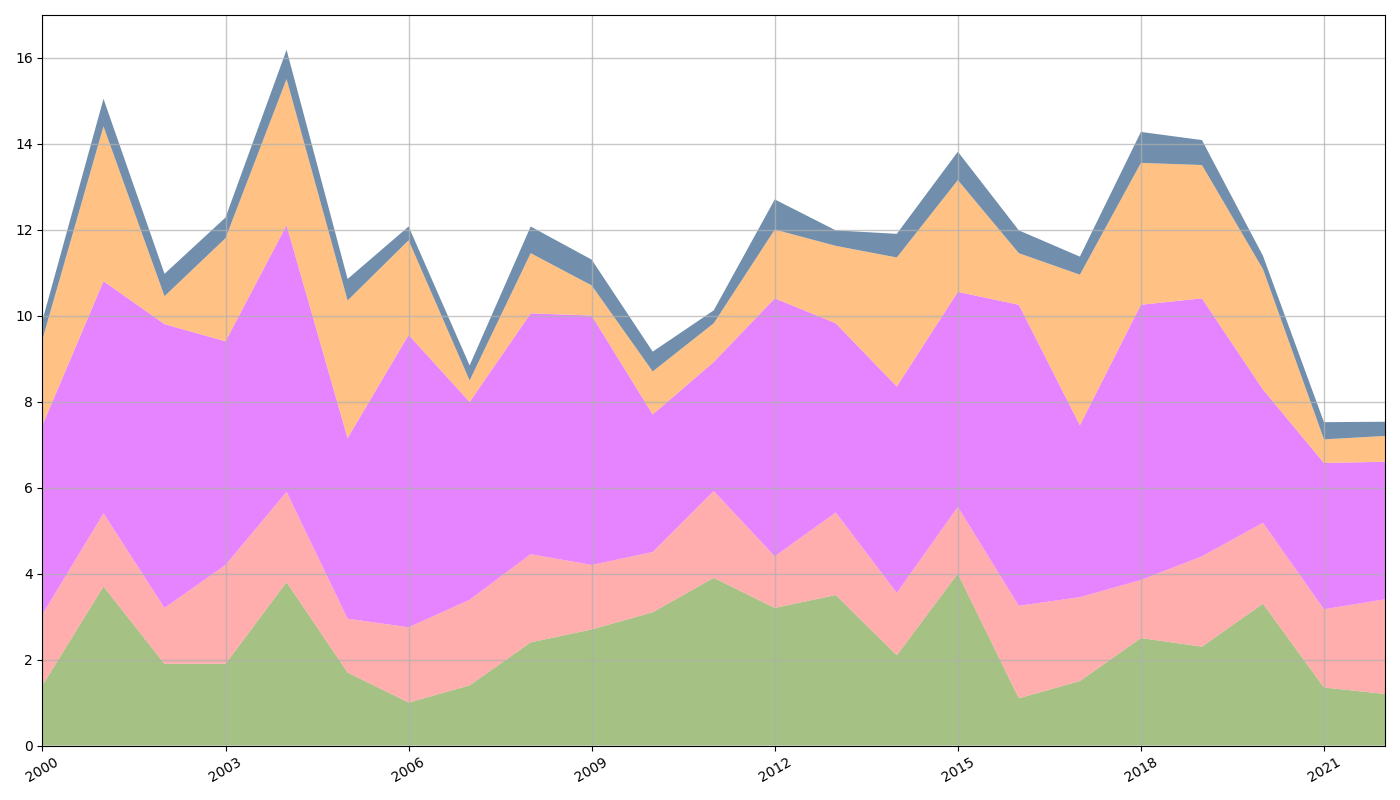

The Python source for this figure:
import matplotlib.pyplot as plt
import numpy as np

years = np.arange(2000, 2023)

elves = np.array([1.4, 3.7, 1.9, 1.9, 3.8, 1.7, 1, 1.4, 2.4, 2.7, 3.1, 3.9, 3.2, 3.5, 2.1, 4, 1.1, 1.5, 2.5, 2.3, 3.3, 1.35, 1.2])
dwarfs = np.array([1.65, 1.7, 1.3, 2.3, 2.1, 1.25, 1.75, 1.99, 2.05, 1.5, 1.4, 2.02, 1.2, 1.92, 1.45, 1.55, 2.15, 1.95, 1.35, 2.1, 1.88, 1.82, 2.2])
humans = np.array([4.4, 5.4, 6.6, 5.2, 6.2, 4.2, 6.8, 4.6, 5.6, 5.8, 3.2, 3, 6, 4.4, 4.8, 5, 7, 4, 6.4, 6, 3.1, 3.4, 3.2])
orcs = np.array([2, 3.6, 0.65, 2.4, 3.4, 3.2, 2.2, 0.5, 1.4, 0.7, 1, 0.9, 1.6, 1.8, 3, 2.6, 1.2, 3.5, 3.3, 3.1, 2.8, 0.55, 0.6])
fairies = np.array([0.44, 0.64, 0.52, 0.48, 0.68, 0.5, 0.32, 0.35, 0.62, 0.6, 0.46, 0.3, 0.7, 0.36, 0.55, 0.66, 0.53, 0.42, 0.72, 0.58, 0.31, 0.4, 0.33])

population_data = np.vstack([elves, dwarfs, humans, orcs, fairies])

fig, ax = plt.subplots(figsize=(14, 8))

ax.stackplot(years, population_data,
             colors=['#8FB266', '#FF9999', '#E066FF', '#FFB266', '#4D7399'], alpha=0.8)

ax.grid(True, linestyle='-', linewidth=1.0, alpha=0.7)
ax.set_xlim(years[0], years[-1])
ax.set_xticks(years[::3])
ax.set_xticklabels(years[::3], rotation=30, ha='center')

plt.tight_layout()
plt.show()
